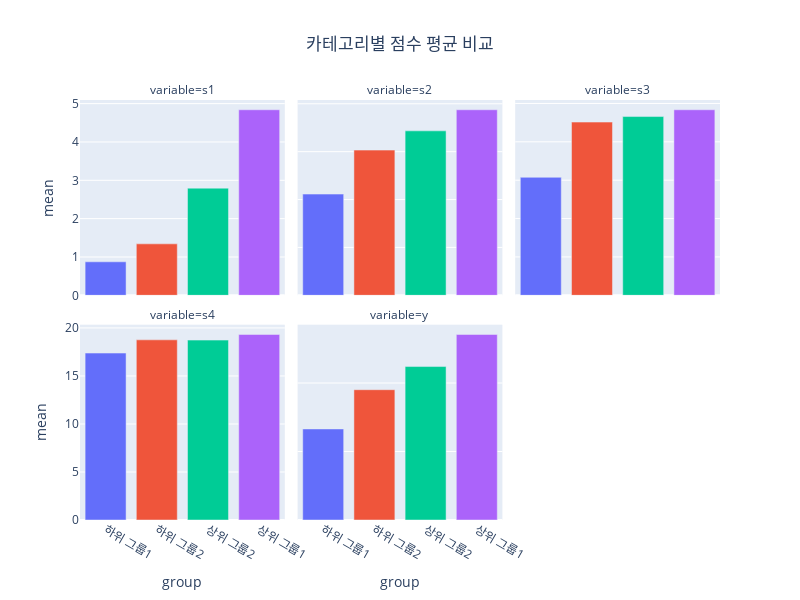

Notebook code for this chart:
### Code cell
fig.update_layout(showlegend = False, title_x= 0.5)
fig.update_yaxes(matches = None)

### Figure 1 — Plotly figure (JSON) as saved in the notebook; plotly's stock layout.template omitted (floating-point values rounded to 4 significant figures)
{"data": [{"alignmentgroup": "True", "hovertemplate": "group=%{x}<br>variable=s1<br>mean=%{y}<extra></extra>", "legendgroup": "하위 그룹1", "marker": {"color": "#636efa", "pattern": {"shape": ""}}, "name": "하위 그룹1", "offsetgroup": "하위 그룹1", "orientation": "v", "showlegend": true, "textposition": "auto", "type": "bar", "x": ["하위 그룹1"], "xaxis": "x4", "y": [0.8737], "yaxis": "y4"}, {"alignmentgroup": "True", "hovertemplate": "group=%{x}<br>variable=s2<br>mean=%{y}<extra></extra>", "legendgroup": "하위 그룹1", "marker": {"color": "#636efa", "pattern": {"shape": ""}}, "name": "하위 그룹1", "offsetgroup": "하위 그룹1", "orientation": "v", "showlegend": false, "textposition": "auto", "type": "bar", "x": ["하위 그룹1"], "xaxis": "x5", "y": [1.057], "yaxis": "y5"}, {"alignmentgroup": "True", "hovertemplate": "group=%{x}<br>variable=s3<br>mean=%{y}<extra></extra>", "legendgroup": "하위 그룹1", "marker": {"color": "#636efa", "pattern": {"shape": ""}}, "name": "하위 그룹1", "offsetgroup": "하위 그룹1", "orientation": "v", "showlegend": false, "textposition": "auto", "type": "bar", "x": ["하위 그룹1"], "xaxis": "x6", "y": [30.75], "yaxis": "y6"}, {"alignmentgroup": "True", "hovertemplate": "group=%{x}<br>variable=s4<br>mean=%{y}<extra></extra>", "legendgroup": "하위 그룹1", "marker": {"color": "#636efa", "pattern": {"shape": ""}}, "name": "하위 그룹1", "offsetgroup": "하위 그룹1", "orientation": "v", "showlegend": false, "textposition": "auto", "type": "bar", "x": ["하위 그룹1"], "xaxis": "x", "y": [17.38], "yaxis": "y"}, {"alignmentgroup": "True", "hovertemplate": "group=%{x}<br>variable=y<br>mean=%{y}<extra></extra>", "legendgroup": "하위 그룹1", "marker": {"color": "#636efa", "pattern": {"shape": ""}}, "name": "하위 그룹1", "offsetgroup": "하위 그룹1", "orientation": "v", "showlegend": false, "textposition": "auto", "type": "bar", "x": ["하위 그룹1"], "xaxis": "x2", "y": [6.649], "yaxis": "y2"}, {"alignmentgroup": "True", "hovertemplate": "group=%{x}<br>variable=s1<br>mean=%{y}<extra></extra>", "legendgroup": "하위 그룹2", "marker": {"color": "#EF553B", "pattern": {"shape": ""}}, "name": "하위 그룹2", "offsetgroup": "하위 그룹2", "orientation": "v", "showlegend": true, "textposition": "auto", "type": "bar", "x": ["하위 그룹2"], "xaxis": "x4", "y": [1.342], "yaxis": "y4"}, {"alignmentgroup": "True", "hovertemplate": "group=%{x}<br>variable=s2<br>mean=%{y}<extra></extra>", "legendgroup": "하위 그룹2", "marker": {"color": "#EF553B", "pattern": {"shape": ""}}, "name": "하위 그룹2", "offsetgroup": "하위 그룹2", "orientation": "v", "showlegend": false, "textposition": "auto", "type": "bar", "x": ["하위 그룹2"], "xaxis": "x5", "y": [1.516], "yaxis": "y5"}, {"alignmentgroup": "True", "hovertemplate": "group=%{x}<br>variable=s3<br>mean=%{y}<extra></extra>", "legendgroup": "하위 그룹2", "marker": {"color": "#EF553B", "pattern": {"shape": ""}}, "name": "하위 그룹2", "offsetgroup": "하위 그룹2", "orientation": "v", "showlegend": false, "textposition": "auto", "type": "bar", "x": ["하위 그룹2"], "xaxis": "x6", "y": [45.14], "yaxis": "y6"}, {"alignmentgroup": "True", "hovertemplate": "group=%{x}<br>variable=s4<br>mean=%{y}<extra></extra>", "legendgroup": "하위 그룹2", "marker": {"color": "#EF553B", "pattern": {"shape": ""}}, "name": "하위 그룹2", "offsetgroup": "하위 그룹2", "orientation": "v", "showlegend": false, "textposition": "auto", "type": "bar", "x": ["하위 그룹2"], "xaxis": "x", "y": [18.76], "yaxis": "y"}, {"alignmentgroup": "True", "hovertemplate": "group=%{x}<br>variable=y<br>mean=%{y}<extra></extra>", "legendgroup": "하위 그룹2", "marker": {"color": "#EF553B", "pattern": {"shape": ""}}, "name": "하위 그룹2", "offsetgroup": "하위 그룹2", "orientation": "v", "showlegend": false, "textposition": "auto", "type": "bar", "x": ["하위 그룹2"], "xaxis": "x2", "y": [9.512], "yaxis": "y2"}, {"alignmentgroup": "True", "hovertemplate": "group=%{x}<br>variable=s1<br>mean=%{y}<extra></extra>", "legendgroup": "상위 그룹2", "marker": {"color": "#00cc96", "pattern": {"shape": ""}}, "name": "상위 그룹2", "offsetgroup": "상위 그룹2", "orientation": "v", "showlegend": true, "textposition": "auto", "type": "bar", "x": ["상위 그룹2"], "xaxis": "x4", "y": [2.795], "yaxis": "y4"}, {"alignmentgroup": "True", "hovertemplate": "group=%{x}<br>variable=s2<br>mean=%{y}<extra></extra>", "legendgroup": "상위 그룹2", "marker": {"color": "#00cc96", "pattern": {"shape": ""}}, "name": "상위 그룹2", "offsetgroup": "상위 그룹2", "orientation": "v", "showlegend": false, "textposition": "auto", "type": "bar", "x": ["상위 그룹2"], "xaxis": "x5", "y": [1.717], "yaxis": "y5"}, {"alignmentgroup": "True", "hovertemplate": "group=%{x}<br>variable=s3<br>mean=%{y}<extra></extra>", "legendgroup": "상위 그룹2", "marker": {"color": "#00cc96", "pattern": {"shape": ""}}, "name": "상위 그룹2", "offsetgroup": "상위 그룹2", "orientation": "v", "showlegend": false, "textposition": "auto", "type": "bar", "x": ["상위 그룹2"], "xaxis": "x6", "y": [46.59], "yaxis": "y6"}, {"alignmentgroup": "True", "hovertemplate": "group=%{x}<br>variable=s4<br>mean=%{y}<extra></extra>", "legendgroup": "상위 그룹2", "marker": {"color": "#00cc96", "pattern": {"shape": ""}}, "name": "상위 그룹2", "offsetgroup": "상위 그룹2", "orientation": "v", "showlegend": false, "textposition": "auto", "type": "bar", "x": ["상위 그룹2"], "xaxis": "x", "y": [18.73], "yaxis": "y"}, {"alignmentgroup": "True", "hovertemplate": "group=%{x}<br>variable=y<br>mean=%{y}<extra></extra>", "legendgroup": "상위 그룹2", "marker": {"color": "#00cc96", "pattern": {"shape": ""}}, "name": "상위 그룹2", "offsetgroup": "상위 그룹2", "orientation": "v", "showlegend": false, "textposition": "auto", "type": "bar", "x": ["상위 그룹2"], "xaxis": "x2", "y": [11.2], "yaxis": "y2"}, {"alignmentgroup": "True", "hovertemplate": "group=%{x}<br>variable=s1<br>mean=%{y}<extra></extra>", "legendgroup": "상위 그룹1", "marker": {"color": "#ab63fa", "pattern": {"shape": ""}}, "name": "상위 그룹1", "offsetgroup": "상위 그룹1", "orientation": "v", "showlegend": true, "textposition": "auto", "type": "bar", "x": ["상위 그룹1"], "xaxis": "x4", "y": [4.84], "yaxis": "y4"}, {"alignmentgroup": "True", "hovertemplate": "group=%{x}<br>variable=s2<br>mean=%{y}<extra></extra>", "legendgroup": "상위 그룹1", "marker": {"color": "#ab63fa", "pattern": {"shape": ""}}, "name": "상위 그룹1", "offsetgroup": "상위 그룹1", "orientation": "v", "showlegend": false, "textposition": "auto", "type": "bar", "x": ["상위 그룹1"], "xaxis": "x5", "y": [1.937], "yaxis": "y5"}, {"alignmentgroup": "True", "hovertemplate": "group=%{x}<br>variable=s3<br>mean=%{y}<extra></extra>", "legendgroup": "상위 그룹1", "marker": {"color": "#ab63fa", "pattern": {"shape": ""}}, "name": "상위 그룹1", "offsetgroup": "상위 그룹1", "orientation": "v", "showlegend": false, "textposition": "auto", "type": "bar", "x": ["상위 그룹1"], "xaxis": "x6", "y": [48.36], "yaxis": "y6"}, {"alignmentgroup": "True", "hovertemplate": "group=%{x}<br>variable=s4<br>mean=%{y}<extra></extra>", "legendgroup": "상위 그룹1", "marker": {"color": "#ab63fa", "pattern": {"shape": ""}}, "name": "상위 그룹1", "offsetgroup": "상위 그룹1", "orientation": "v", "showlegend": false, "textposition": "auto", "type": "bar", "x": ["상위 그룹1"], "xaxis": "x", "y": [19.32], "yaxis": "y"}, {"alignmentgroup": "True", "hovertemplate": "group=%{x}<br>variable=y<br>mean=%{y}<extra></extra>", "legendgroup": "상위 그룹1", "marker": {"color": "#ab63fa", "pattern": {"shape": ""}}, "name": "상위 그룹1", "offsetgroup": "상위 그룹1", "orientation": "v", "showlegend": false, "textposition": "auto", "type": "bar", "x": ["상위 그룹1"], "xaxis": "x2", "y": [13.55], "yaxis": "y2"}], "layout": {"annotations": [{"font": {}, "showarrow": false, "text": "variable=s4", "x": 0.16, "xanchor": "center", "xref": "paper", "y": 0.465, "yanchor": "bottom", "yref": "paper"}, {"font": {}, "showarrow": false, "text": "variable=y", "x": 0.5, "xanchor": "center", "xref": "paper", "y": 0.465, "yanchor": "bottom", "yref": "paper"}, {"font": {}, "showarrow": false, "text": "variable=s1", "x": 0.16, "xanchor": "center", "xref": "paper", "y": 1.0, "yanchor": "bottom", "yref": "paper"}, {"font": {}, "showarrow": false, "text": "variable=s2", "x": 0.5, "xanchor": "center", "xref": "paper", "y": 1.0, "yanchor": "bottom", "yref": "paper"}, {"font": {}, "showarrow": false, "text": "variable=s3", "x": 0.84, "xanchor": "center", "xref": "paper", "y": 1.0, "yanchor": "bottom", "yref": "paper"}], "barmode": "relative", "height": 600, "legend": {"title": {"text": "group"}, "tracegroupgap": 0}, "showlegend": false, "title": {"text": "카테고리별 점수 평균 비교", "x": 0.5}, "width": 800, "xaxis": {"anchor": "y", "autorange": true, "categoryarray": ["하위 그룹1", "하위 그룹2", "상위 그룹2", "상위 그룹1"], "categoryorder": "array", "domain": [0, 0.32], "range": [-0.5, 3.5], "title": {"text": "group"}, "type": "category"}, "xaxis2": {"anchor": "y2", "autorange": true, "categoryarray": ["하위 그룹1", "하위 그룹2", "상위 그룹2", "상위 그룹1"], "categoryorder": "array", "domain": [0.34, 0.66], "matches": "x", "range": [-0.5, 3.5], "title": {"text": "group"}, "type": "category"}, "xaxis3": {"anchor": "y3", "categoryarray": ["하위 그룹1", "하위 그룹2", "상위 그룹2", "상위 그룹1"], "categoryorder": "array", "domain": [0.68, 1.0], "matches": "x", "title": {"text": "group"}}, "xaxis4": {"anchor": "y4", "autorange": true, "domain": [0, 0.32], "matches": "x", "range": [-0.5, 3.5], "showticklabels": false, "type": "category"}, "xaxis5": {"anchor": "y5", "autorange": true, "domain": [0.34, 0.66], "matches": "x", "range": [-0.5, 3.5], "showticklabels": false, "type": "category"}, "xaxis6": {"anchor": "y6", "autorange": true, "domain": [0.68, 1.0], "matches": "x", "range": [-0.5, 3.5], "showticklabels": false, "type": "category"}, "yaxis": {"anchor": "x", "autorange": true, "domain": [0, 0.465], "range": [0, 20.34], "title": {"text": "mean"}, "type": "linear"}, "yaxis2": {"anchor": "x2", "autorange": true, "domain": [0, 0.465], "range": [0, 14.26], "showticklabels": false, "type": "linear"}, "yaxis3": {"anchor": "x3", "domain": [0, 0.465], "showticklabels": false}, "yaxis4": {"anchor": "x4", "autorange": true, "domain": [0.535, 1.0], "range": [0, 5.095], "title": {"text": "mean"}, "type": "linear"}, "yaxis5": {"anchor": "x5", "autorange": true, "domain": [0.535, 1.0], "range": [0, 2.039], "showticklabels": false, "type": "linear"}, "yaxis6": {"anchor": "x6", "autorange": true, "domain": [0.535, 1.0], "range": [0, 50.9], "showticklabels": false, "type": "linear"}}}
